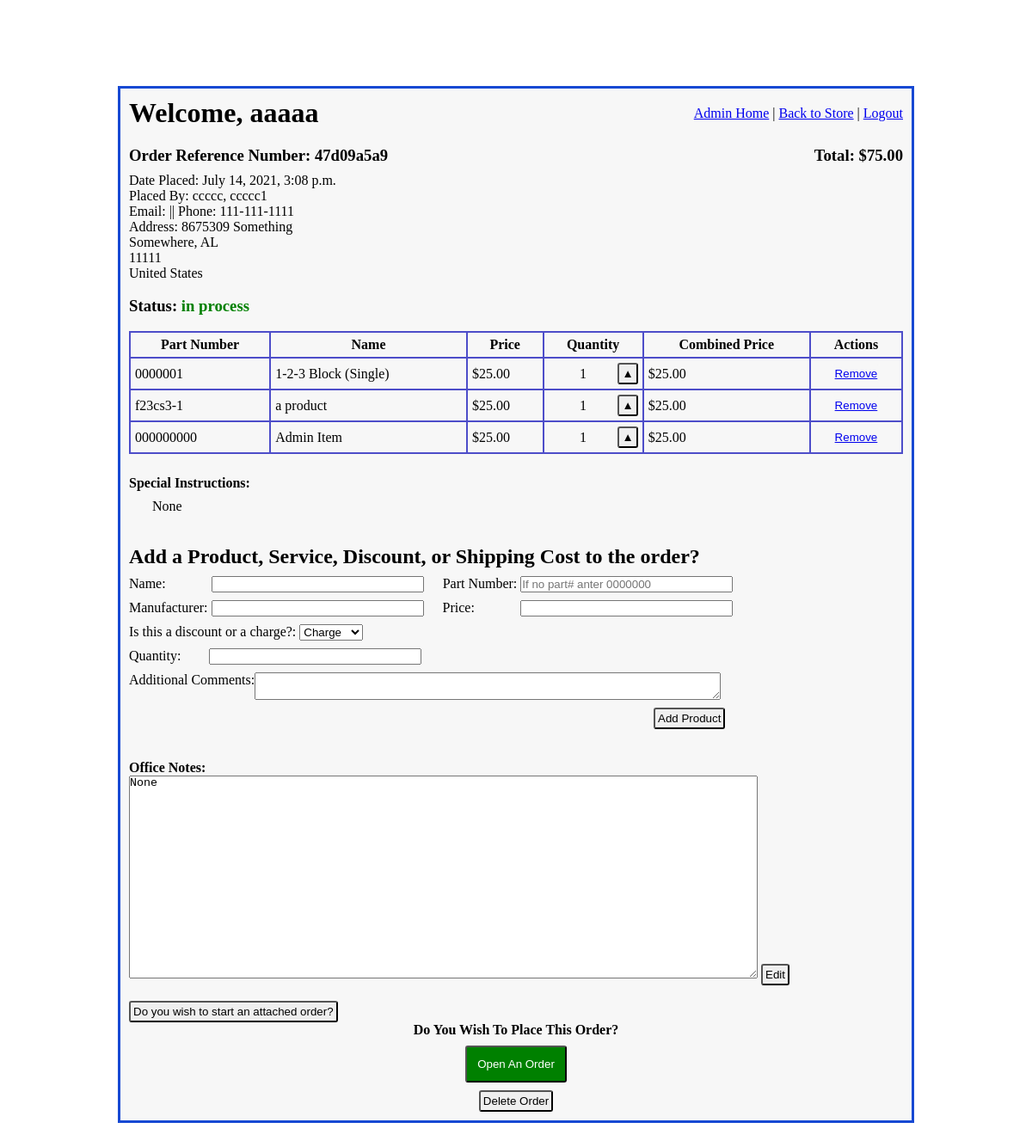
Screenshot of /admin_access/view_order/15 (signed in) with the database file from the repository.
### imgfield_app/models.py (models this page shows)
class User(models.Model):
    first_name = models.CharField(max_length=45)
    last_name = models.CharField(max_length=60)
    email = models.CharField(max_length=60)
    password = models.CharField(max_length=60)
    security_level = models.IntegerField()
    created_at = models.DateTimeField(auto_now_add=True)
    updated_at = models.DateTimeField(auto_now=True)
    objects = UserManager()

class Order(models.Model):
    ordered_by = models.ForeignKey(
        User,
        related_name="user_orders",
        on_delete=models.CASCADE
    )
    contact_info =  models.ForeignKey(
        ContactInfo,
        related_name="orders",
        on_delete = models.CASCADE,
        null=True, blank=True,
    )
    ref_number = models.CharField(max_length=10)
    total_price = models.DecimalField(decimal_places=2, max_digits=10, null=True, blank=True)
    status = models.CharField(max_length=27)
    special_instructions = models.TextField(null=True, blank=True)
    office_notes = models.TextField(null=True, blank=True)
    created_at = models.DateTimeField(auto_now_add=True)
    updated_at = models.DateTimeField(auto_now=True)
    objects = OrderManager()

class ContactInfo(models.Model):
    user = models.ManyToManyField(
        User,
        related_name="user_contact_infos"
    )
    address_1 = models.CharField(max_length=54)
    address_2 = models.CharField(max_length=54, null=True, blank=True)
    city = models.CharField(max_length=54)
    zip_code = models.IntegerField()
    state = models.CharField(max_length=54)
    country = models.CharField(max_length=54)
    phone = models.CharField(max_length=15)
    created_at = models.DateTimeField(auto_now_add=True)
    updated_at = models.DateTimeField(auto_now=True)
    objects = ContactInfoManager()

class OrderProduct(models.Model):
    product_on_order = models.ForeignKey(
        Product,
        related_name="order_of_product",
        on_delete=models.CASCADE
    )
    order = models.ForeignKey(
        Order,
        related_name="order_product",
        on_delete=models.CASCADE
    )
    quantity = models.IntegerField()
    combined_price = models.DecimalField(decimal_places=2, max_digits=10, null=True, blank=True)
    created_at = models.DateTimeField(auto_now_add=True)
    updated_at = models.DateTimeField(auto_now=True)

class Product(models.Model):
    name = models.CharField(max_length=108)
    part_number = models.CharField(max_length=27)
    manufacturer = models.CharField(max_length=45, null=True, blank= True)
    price = models.DecimalField(decimal_places=2, max_digits=5)
    desc = models.CharField(max_length=189)
    exp_desc = models.TextField(null=True, blank=True)
    quantity_in_stock = models.IntegerField(null=True, blank=True)
    created_at = models.DateTimeField(auto_now_add=True)
    updated_at = models.DateTimeField(auto_now=True)
    objects = ProductManager()

class OrderItem(models.Model):
    item_on_order = models.ForeignKey(
        EnteredItem,
        related_name="order_of_item",
        on_delete=models.CASCADE
    )
    order = models.ForeignKey(
        Order,
        related_name="order_item",
        on_delete=models.CASCADE
    )
    quantity = models.IntegerField()
    combined_price = models.DecimalField(decimal_places=2, max_digits=10, null=True, blank=True)
    created_at = models.DateTimeField(auto_now_add=True)
    updated_at = models.DateTimeField(auto_now=True)

class EnteredItem(models.Model):
    name = models.CharField(max_length=108)
    part_number = models.CharField(max_length=27, null=True, blank= True)
    manufacturer = models.CharField(max_length=45, null=True, blank= True)
    price = models.DecimalField(decimal_places=2, max_digits=10, null=True, blank=True)
    notes = models.TextField(null=True, blank= True)
    created_at = models.DateTimeField(auto_now_add=True)
    updated_at = models.DateTimeField(auto_now=True)
    objects = EnteredItemManager()

class OrderAdminItem(models.Model):
    adminitem_on_order = models.ForeignKey(
        AdminItem,
        related_name="order_of_adminitem",
        on_delete=models.CASCADE
    )
    order = models.ForeignKey(
        Order,
        related_name="order_adminitem",
        on_delete=models.CASCADE
    )
    quantity = models.IntegerField()
    combined_price = models.DecimalField(decimal_places=2, max_digits=10, null=True, blank=True)
    is_discount = models.BooleanField(default=False)
    created_at = models.DateTimeField(auto_now_add=True)
    updated_at = models.DateTimeField(auto_now=True)

class AdminItem(models.Model):
    name = models.CharField(max_length=108)
    part_number = models.CharField(max_length=27, null=True, blank= True)
    manufacturer = models.CharField(max_length=45, null=True, blank= True)
    price = models.DecimalField(decimal_places=2, max_digits=10, null=True, blank=True)
    is_discount = models.BooleanField(default=False)
    notes = models.TextField(null=True, blank= True)
    created_at = models.DateTimeField(auto_now_add=True)
    updated_at = models.DateTimeField(auto_now=True)
    objects = AdminItemManager()

### admin_app/views.py (the view)
# urls.py: path('view_order/<int:order_id>', views.view_order),
def view_order(request, order_id):
    if 'user_id' in request.session:
        logged_user = User.objects.get(id=request.session['user_id'])
        if logged_user.security_level > 4:
            order = Order.objects.get(id=order_id)
            all_orderproducts = OrderProduct.objects.filter(order=order)
            all_orderitems = OrderItem.objects.filter(order=order)
            all_order_adminitems = OrderAdminItem.objects.filter(order=order)
            context = {
                'logged_user': logged_user,
                'order': order,
                'products': all_orderproducts,
                'items': all_orderitems,
                'adminitems': all_order_adminitems,
            }
            return render(request, "admin_view_order.html", context)
    return redirect("/")

### admin_app/templates/admin_view_order.html (shortened to what this page needs)
<!DOCTYPE html>
<html lang="en">
<head>
    {% load static %}
    <link rel="stylesheet" href="{% static 'css/admin_main.css' %}">
    <link rel="stylesheet" href="{% static 'css/admin_view_quote.css' %}">
</head>
<body>
    <div id="wrapper">
        <div id="header">
            <h1>Welcome, {{ logged_user.first_name }}</h1>
            <div id="links">
                <a href="/admin_access">Admin Home</a> |
                <a href="/">Back to Store</a> |
                <a href="/signon/logout">Logout</a>
            </div>
        </div>
        <div id="content">
            <div id="quote_head">
                <h3>Order Reference Number: {{ order.ref_number }} </h3>
                <h3 id="total">Total: ${{ order.total_price }}</h3>
            </div>
            <div id="order_info">
                <p>Date Placed: {{order.created_at }}</p>
                <p>Placed By: {{ order.ordered_by.last_name }}, {{ order.ordered_by.first_name }}</p>
                <p>Email: {{ order.orderd_by.email }} || Phone: {{ order.contact_info.phone }}</p>
                <p>Address: {{ order.contact_info.address_1 }}</p>
                <p id="line3">{{ order.contact_info.city }}, {{ order.contact_info.state }}</p>
                <p id="line4">{{ order.contact_info.zip_code }}</p>
                <p id="line5">{{ order.contact_info.country }}</p>
                <h3> Status:
                    {% if order.status == "pending" %}
                        <span class="red">{{ order.status }}</span>
                    {% elif order.status == "in process" %}
                        <span class="green">{{ order.status }}</span>
                    {% else %}
                    <span>{{ order.status }}</span>
                    {% endif %}
                </h3>
            </div>
            <table>
                <tr>
                    <th>Part Number</th>
                    <th>Name</th>
                    <th>Price</th>
                    <th>Quantity</th>
                    <th>Combined Price</th>
                    {% if order.status == "in process" %}
                        <th>Actions</th>
                    {% endif %}
                </tr>
                {% for product in products %}
                    <tr>
                        <td>{{ product.product_on_order.part_number }}</td>
                        <td>{{ product.product_on_order.name }}</td>
                        <td>${{ product.product_on_order.price }}</td>
                        <td>
                            <div class="prod_quant">
                                <p>{{ product.quantity }}</p>
                                {% if order.status == "in process" %}
                                    <div class="quant_btns">
                                        <form action="/admin_access/order_increase_product_quantity" method="POST">
                                            <button class="add_btn">&#9650;</button>
                                        </form>
                                    </div>
                                {% endif %}
                            </div>
                        </td>
                        <td>${{ product.combined_price }}</td>
                        {% if order.status == "in process" %}
                            <td class="actions">
                                <form action="/admin_access/order_remove_product_from_order" method="POST">
                                    <button>Remove</button>
                                </form>
                            </td>
                        {% endif %}
                    </tr>
                {% endfor %}
                {% for item in items %}
                    <tr>
                        <td>{{ item.item_on_order.part_number }}</td>
                        <td>{{ item.item_on_order.name }}</td>
                        <td>${{ item.item_on_order.price }}</td>
                        <td>
                            <div class="prod_quant">
                                <p>{{ item.quantity }}</p>
                                {% if order.status == "in process" %}
                                    <div class="quant_btns">
                                        <form action="/admin_access/order_increase_item_quantity" method="POST">
                                            <button class="add_btn">&#9650;</button>
                                        </form>
                                    </div>
                                {% endif %}
                            </div>
                        </td>
                        <td>${{ item.combined_price }}</td>
                        {% if order.status == "in process" %}
                            <td class="actions">
                                <form action="/admin_access/order_remove_item_from_order" method="POST">
                                    <button id="remove_btn">Remove</button>
                                </form>
                            </td>
                        {% endif %}
                    </tr>
                {% endfor %}
                {% for adminitem in adminitems %}
                    <tr>
                        <td>{{ adminitem.adminitem_on_order.part_number }}</td>
                        <td>{{ adminitem.adminitem_on_order.name }}</td>
                        {% if adminitem.is_discount %}
                            <td>-${{ adminitem.adminitem_on_order.price }}</td>
                        {% else %}
                            <td>${{ adminitem.adminitem_on_order.price }}</td>
                        {% endif %}
                        <td>
                            <div class="prod_quant">
                                <p>{{ adminitem.quantity }}</p>
                                {% if order.status == "in process" %}
                                    <div class="quant_btns">
                                        <form action="/admin_access/order_increase_adminitem_quantity" method="POST">
                                            <button class="add_btn">&#9650;</button>
                                        </form>
                                    </div>
                                {% endif %}
                            </div>
                        </td>
                        {% if adminitem.is_discount%}
                            <td>-${{ adminitem.combined_price }}</td>
                        {%else%}
                            <td>${{ adminitem.combined_price }}</td>
                        {% endif %}
                        {% if order.status == "in process" %}
                            <td class="actions">
                                <form action="/admin_access/remove_adminitem_from_order" method="POST">
                                    <button id="remove_btn">Remove</button>
                                </form>
                            </td>
                        {% endif %}
                    </tr>
                {% endfor %}
            </table>
            <div id="special_instructions">
                <h4>Special Instructions: </h4>
                <p>{{ order.special_instructions }}</p>
            </div>
            {% if order.status == "in process" %}
                <div id="add_adminitem">
                    <h2>Add a Product, Service, Discount, or Shipping Cost to the order?</h2>
                    <form action="/admin_access/process_add_adminitem_to_order" method="POST">
                        <p>Name:
                            <input id="name_input" type="text" name="name">
                            <span>Part Number:
                                <input id="part_number_input" type="text" name="part_number"
                                    placeholder="If no part# anter 0000000">
                            </span>
                        </p>
                        <p>Manufacturer:
                            <input id="manufacturer_input" type="text" name="manufacturer">
                            <span>Price:
                                <input id="price_input" type="text" name="price">
                            </span>
                        </p>
                        <p>Is this a discount or a charge?:
                            <select name="is_discount">
                                <option value="charge">Charge</option>
                            </select>
                        </p>
                        <p>Quantity: <input id="quantity_input" type="text" name="quantity"></p>
                        <div id="notes">
                            <p>Additional Comments:</p>
                            <textarea id="notes_input" name="notes"></textarea>
                        </div>
                        <button type="submit">Add Product</button>
                    </form>
                </div>
            {% endif %}
            <div id="office_notes">
                <h4>Office Notes: </h4>
                <form action="/admin_access/edit_order_off_notes" method="POST">
                    <textarea name="office_notes">{{ order.office_notes }}</textarea>
                    <button type="submit">Edit</button>
                </form>
            </div>
            <form action="/admin_access/attach_new_order" target="_blank" method="POST">
                <button type="submit">Do you wish to start an attached order?</button>
            </form>
            <div id="process_quote">
                {% if order.status == "pending" %}
                    <h4>Do You Wish To Begin Working On This Order?</h4>
                    <form action="/admin_access/begin_processing_order" method="POST">
                        {% csrf_token %}
                        <input type="hidden" name="order_id" value="{{ order.id }}">
                        <button id="begin_proc_btn" type="submit">Begin Processing</button>
                    </form>
                {% elif order.status == "in process" %}
                    <h4>Do You Wish To Place This Order?</h4>
                    <form action="/admin_access/process_order" method="POST">
                        <button id="begin_proc_btn" type="submit">Open An Order</button>
                    </form>
                {% else %}
                    <h2>Order Status: {{ order.status }}</h2>
                {% endif %}
            </div>
            <div id="dlt_quote_btn">
                {% if order.status == "pending" or order.status == "in process" %}
                    <button type="submit">
                        <a href="/admin_access/confirm_delete_order/{{ order.id }}">Delete Order</a>
                    </button>
                {% endif %}
            </div>
        </div>
    </div>
</body>
</html>

### rows the page displays
User: first_name "aaaaa"
Order: ref_number "47d09a5a9", total_price "75.00", created_at "July 14, 2021, 3:08 p.m.", ordered_by.last_name "ccccc", ordered_by.first_name "ccccc1", contact_info.phone "111-111-1111", contact_info.address_1 "8675309 Something", contact_info.city "Somewhere", contact_info.state "AL", contact_info.zip_code "11111", contact_info.country "United States", status "in process", special_instructions "None", office_notes "None"
OrderProduct: product_on_order.part_number "0000001", product_on_order.name "1-2-3 Block (Single)", product_on_order.price "25.00", quantity "1", combined_price "25.00"
OrderItem: item_on_order.part_number "f23cs3-1", item_on_order.name "a product", item_on_order.price "25.00", quantity "1", combined_price "25.00"
OrderAdminItem: adminitem_on_order.part_number "000000000", adminitem_on_order.name "Admin Item", adminitem_on_order.price "25.00", quantity "1", combined_price "25.00"
